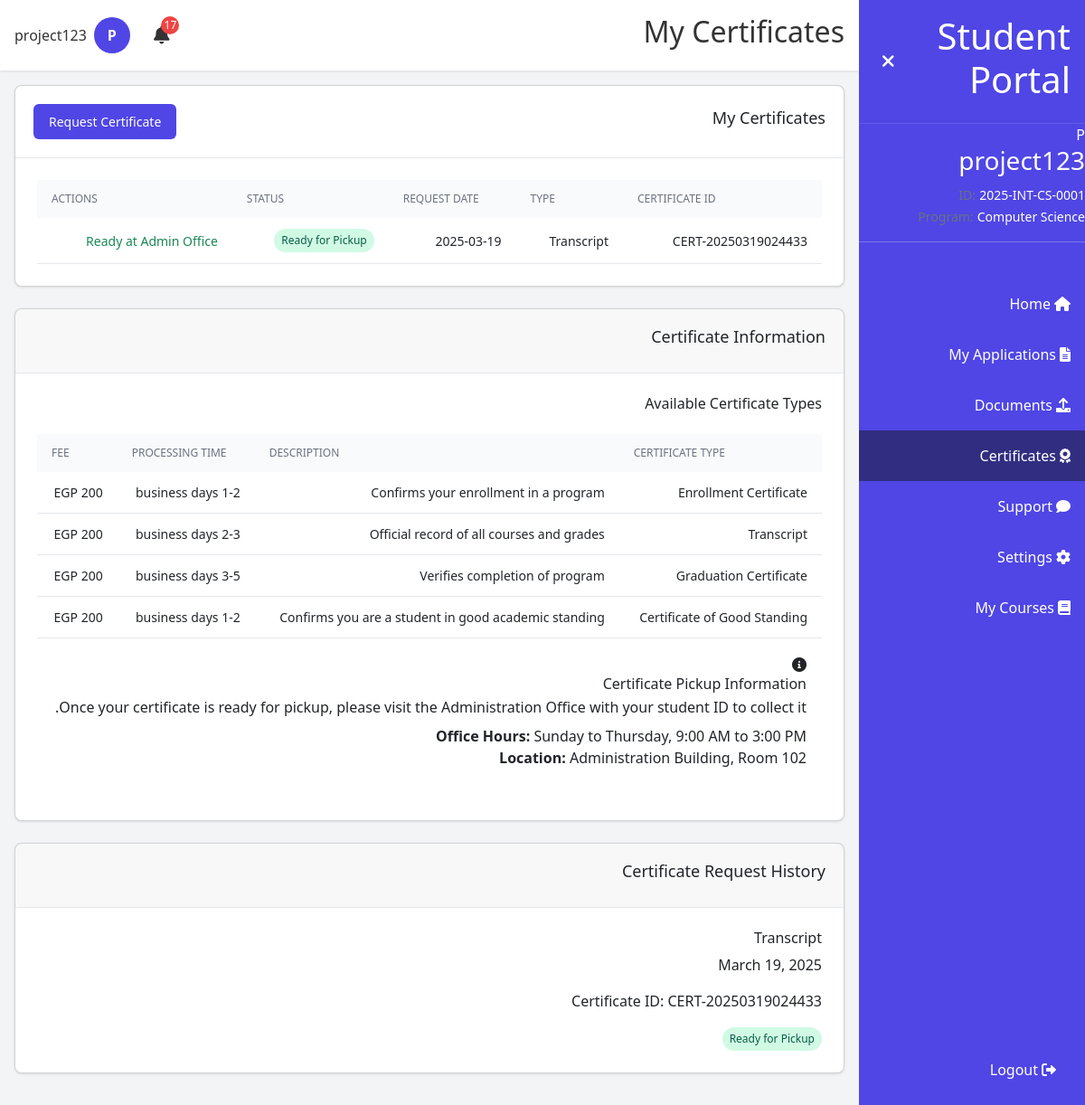
/student/certificates (signed in), run on the app's committed database.
### models.py (models this page shows, shortened)
class User(db.Model, UserMixin):
    __tablename__ = 'user'
    __table_args__ = {'extend_existing': True}
    id = db.Column(db.Integer, primary_key=True)
    email = db.Column(db.String(120), unique=True, nullable=False)
    password_hash = db.Column(db.String(128), nullable=False)
    full_name = db.Column(db.String(100), nullable=False)
    phone = db.Column(db.String(20), nullable=True)
    nationality = db.Column(db.String(50), nullable=True)
    education = db.Column(db.String(50), nullable=True)
    role = db.Column(db.String(20), default='student')
    created_at = db.Column(db.DateTime, default=datetime.utcnow)
    applications = db.relationship('Application', backref='user', lazy=True)
    documents = db.relationship('Document', backref='user', lazy=True)
    certificates = db.relationship('Certificate', backref='user', lazy=True)
    tickets = db.relationship('Ticket', backref='user', lazy=True)
    notifications = db.relationship('Notification', backref='user', lazy=True)
    def is_admin(self):
        return self.role == 'admin'

class StudentID(db.Model):
    __tablename__ = 'student_id'
    __table_args__ = {'extend_existing': True}
    id = db.Column(db.Integer, primary_key=True)
    student_id = db.Column(db.String(20), unique=True, nullable=False)
    application_id = db.Column(db.Integer, db.ForeignKey('application.id'), unique=True, nullable=False)
    application = db.relationship('Application', backref='student_id', lazy=True)
    created_at = db.Column(db.DateTime, default=datetime.utcnow)

class Application(db.Model):
    __tablename__ = 'application'
    __table_args__ = {'extend_existing': True}
    id = db.Column(db.Integer, primary_key=True)
    app_id = db.Column(db.String(20), unique=True, nullable=False)
    user_id = db.Column(db.Integer, db.ForeignKey('user.id'), nullable=False)
    program = db.Column(db.String(200), nullable=False)  # This stores the program name
    program_id = db.Column(db.Integer, db.ForeignKey('programs.id'), nullable=True)
    program_relation = db.relationship('Program', backref='applications', lazy=True)
    status = db.Column(db.String(50), default='Pending Review')
    payment_status = db.Column(db.String(20), default='Pending')
    date_submitted = db.Column(db.DateTime, default=datetime.utcnow)

class Certificate(db.Model):
    __tablename__ = 'certificates'
    __table_args__ = {'extend_existing': True}
    id = db.Column(db.Integer, primary_key=True)
    cert_id = db.Column(db.String(20), unique=True)
    user_id = db.Column(db.Integer, db.ForeignKey('user.id'), nullable=False)
    type = db.Column(db.String(100), nullable=False)
    purpose = db.Column(db.Text)
    copies = db.Column(db.Integer, default=1)
    status = db.Column(db.String(50), default='Pending')
    payment_status = db.Column(db.String(20), default='Pending')
    request_date = db.Column(db.DateTime, default=datetime.utcnow)

### run.py (the view)
@app.route('/student/certificates')
@login_required
def student_certificates():
    if current_user.is_admin():
        return redirect(url_for('admin_dashboard'))
    certificates = Certificate.query.filter_by(user_id=current_user.id).all()
    return render_template('student/certificates.html', certificates=certificates)

### run.py (called while the page is built, shortened)
@login_manager.user_loader
def load_user(user_id):
    return User.query.get(int(user_id))

@app.template_filter('initials')
def initials_filter(name):
    if not name:
        return "UN"
    parts = name.split()
    if len(parts) == 1:
        return parts[0][0].upper()
    else:
        return (parts[0][0] + parts[-1][0]).upper()

@app.template_filter('slice')
def slice_filter(iterable, start, end=None):
    if end is None:
        return iterable[start:]
    return iterable[start:end]

def calculate_gpa(user_id):
    try:
        enrollments = CourseEnrollment.query.filter_by(student_id=user_id).all()
        if not enrollments:
            return None
        total_gpa_points = 0
        total_credits = 0
        for enrollment in enrollments:
            if not enrollment.grade or enrollment.status != 'Completed':
                continue
        if total_credits == 0:
            return None
        return total_gpa_points / total_credits
    except Exception as e:
        print(f"Error calculating GPA: {str(e)}")
        return None

@app.context_processor
def inject_now():
    return {'now': datetime.utcnow()}

@app.context_processor
def utility_processor():
    return {
        'now': datetime.now()
    }

### templates/student/certificates.html (shortened to what this page needs)
{% extends "student_layout.html" %}
{% block page_title %}My Certificates{% endblock %}
{% block main_content %}
<div class="card">
    <div class="card-header-with-actions">
        <h3>My Certificates</h3>
        <a href="{{ url_for('student_request_certificate') }}" class="btn primary">Request Certificate</a>
    </div>
    <div class="card-body">
        {% if certificates %}
            <div class="table-container">
                <table class="full-width-table">
                    <thead>
                        <tr>
                            <th>Certificate ID</th>
                            <th>Type</th>
                            <th>Request Date</th>
                            <th>Status</th>
                            <th>Actions</th>
                        </tr>
                    </thead>
                    <tbody>
                        {% for certificate in certificates|sort(attribute='request_date', reverse=true) %}
                            <tr>
                                <td>{{ certificate.cert_id }}</td>
                                <td>{{ certificate.type }}</td>
                                <td>{{ certificate.request_date.strftime('%Y-%m-%d') }}</td>
                                <td>
                                    <span class="status-badge
                                        {% if certificate.status == 'Pending Payment' %}yellow
                                        {% elif certificate.status == 'Processing' %}blue
                                        {% elif certificate.status == 'Ready for Pickup' %}green
                                        {% endif %}">
                                        {{ certificate.status }}
                                    </span>
                                </td>
                                <td>
                                    {% if certificate.status == 'Pending Payment' %}
                                        <a href="{{ url_for('student_certificate_payment', cert_id=certificate.id) }}" class="btn primary btn-sm">
                                            Pay Fee
                                        </a>
                                    {% elif certificate.status == 'Processing' %}
                                        <span class="text-muted">In progress</span>
                                    {% elif certificate.status == 'Ready for Pickup' %}
                                        <span class="text-success">Ready at Admin Office</span>
                                    {% endif %}
                                </td>
                            </tr>
                        {% endfor %}
                    </tbody>
                </table>
            </div>
        {% else %}
            <div class="text-center py-10">
                <p class="text-muted mb-4">You haven't requested any certificates yet.</p>
                <a href="{{ url_for('student_request_certificate') }}" class="btn primary">Request Certificate</a>
            </div>
        {% endif %}
    </div>
</div>
<div class="card mt-6">
    <div class="card-header">
        <h3>Certificate Information</h3>
    </div>
    <div class="card-body">
        <h4 class="mb-4">Available Certificate Types</h4>
        <div class="table-container">
            <table class="full-width-table">
                <thead>
                    <tr>
                        <th>Certificate Type</th>
                        <th>Description</th>
                        <th>Processing Time</th>
                        <th>Fee</th>
                    </tr>
                </thead>
                <tbody>
                    <tr>
                        <td>Enrollment Certificate</td>
                        <td>Confirms your enrollment in a program</td>
                        <td>1-2 business days</td>
                        <td>200 EGP</td>
                    </tr>
                    <tr>
                        <td>Transcript</td>
                        <td>Official record of all courses and grades</td>
                        <td>2-3 business days</td>
                        <td>200 EGP</td>
                    </tr>
                    <tr>
                        <td>Graduation Certificate</td>
                        <td>Verifies completion of program</td>
                        <td>3-5 business days</td>
                        <td>200 EGP</td>
                    </tr>
                    <tr>
                        <td>Certificate of Good Standing</td>
                        <td>Confirms you are a student in good academic standing</td>
                        <td>1-2 business days</td>
                        <td>200 EGP</td>
                    </tr>
                </tbody>
            </table>
        </div>
        <div class="alert info mt-6">
            <i class="fas fa-info-circle"></i>
            <div>
                <h4>Certificate Pickup Information</h4>
                <p>Once your certificate is ready for pickup, please visit the Administration Office with your student ID to collect it.</p>
                <p class="mt-2"><strong>Office Hours:</strong> Sunday to Thursday, 9:00 AM to 3:00 PM</p>
                <p><strong>Location:</strong> Administration Building, Room 102</p>
            </div>
        </div>
    </div>
</div>
{% if certificates %}
<div class="card mt-6">
    <div class="card-header">
        <h3>Certificate Request History</h3>
    </div>
    <div class="card-body">
        <div class="timeline">
            {% for certificate in certificates|sort(attribute='request_date', reverse=true)|slice(0, 5) %}
                <div class="timeline-item">
                    <div class="timeline-content">
                        <h4 class="timeline-title">{{ certificate.type }}</h4>
                        <p class="timeline-date">{{ certificate.request_date.strftime('%B %d, %Y') }}</p>
                        <p>Certificate ID: {{ certificate.cert_id }}</p>
                        <span class="status-badge
                            {% if certificate.status == 'Pending Payment' %}yellow
                            {% elif certificate.status == 'Processing' %}blue
                            {% elif certificate.status == 'Ready for Pickup' %}green
                            {% endif %}">
                            {{ certificate.status }}
                        </span>
                    </div>
                </div>
            {% endfor %}
        </div>
    </div>
</div>
{% endif %}
{% endblock %}

### templates/student_layout.html (shortened to what this page needs)
{% extends "base.html" %}
{% block content %}
<div class="dashboard-container">
    <div id="sidebar" class="sidebar">
        <div class="sidebar-header">
            <h1 id="sidebar-title">Student Portal</h1>
            <button id="toggle-sidebar" class="btn-icon">
                <i class="fas fa-times"></i>
            </button>
        </div>
        {% if student_id %}
        <div class="sidebar-profile">
            <div class="sidebar-avatar">
                {{ current_user.full_name|initials }}
            </div>
            <h3 class="sidebar-name">{{ current_user.full_name }}</h3>
            <div class="sidebar-info">
                <div class="info-item">
                    <span class="info-label">ID:</span>
                    <span class="info-value">{{ student_id }}</span>
                </div>
                <div class="info-item">
                    <span class="info-label">Program:</span>
                    <span class="info-value small">{{ program }}</span>
                </div>
            </div>
        </div>
        <hr class="sidebar-divider">
        {% endif %}
        <nav class="sidebar-nav">
            <a href="{{ url_for('student_dashboard') }}" class="nav-item {% if request.endpoint == 'student_dashboard' %}active{% endif %}">
                <i class="fas fa-home"></i>
                <span class="nav-text">Home</span>
            </a>
            <a href="{{ url_for('student_applications') }}" class="nav-item {% if request.endpoint == 'student_applications' or request.endpoint == 'student_new_application' %}active{% endif %}">
                <i class="fas fa-file-alt"></i>
                <span class="nav-text">My Applications</span>
            </a>
            <a href="{{ url_for('student_documents') }}" class="nav-item {% if request.endpoint == 'student_documents' or request.endpoint == 'student_upload_document' %}active{% endif %}">
                <i class="fas fa-upload"></i>
                <span class="nav-text">Documents</span>
            </a>
            <a href="{{ url_for('student_certificates') }}" class="nav-item {% if request.endpoint == 'student_certificates' or request.endpoint == 'student_request_certificate' %}active{% endif %}">
                <i class="fas fa-award"></i>
                <span class="nav-text">Certificates</span>
            </a>
            <a href="{{ url_for('student_support') }}" class="nav-item {% if request.endpoint == 'student_support' or request.endpoint == 'student_new_ticket' or request.endpoint == 'student_ticket_detail' %}active{% endif %}">
                <i class="fas fa-comment"></i>
                <span class="nav-text">Support</span>
            </a>
            <a href="{{ url_for('student_settings') }}" class="nav-item {% if request.endpoint == 'student_settings' %}active{% endif %}">
                <i class="fas fa-cog"></i>
                <span class="nav-text">Settings</span>
            </a>
            <a href="{{ url_for('student_courses') }}" class="nav-item {% if request.endpoint == 'student_courses' %}active{% endif %}">
                <i class="fas fa-book"></i>
                <span class="nav-text">My Courses</span>
            </a>
        </nav>
        <div class="logout-container">
            <a href="{{ url_for('logout') }}" class="nav-item">
                <i class="fas fa-sign-out-alt"></i>
                <span class="nav-text">Logout</span>
            </a>
        </div>
    </div>
    <div class="main-content">
        <header class="header">
            <div class="header-content">
                <h2 id="page-title">{% block page_title %}Dashboard{% endblock %}</h2>
                <div class="header-actions">
                    <div class="notification-container">
                        <button id="notification-btn" class="btn-icon">
                            <i class="fas fa-bell"></i>
                            {% set unread_notifications = current_user.notifications|selectattr('read', 'equalto', false)|list %}
                            {% if unread_notifications %}
                                <span id="notification-badge" class="notification-badge">{{ unread_notifications|length }}</span>
                            {% endif %}
                        </button>
                    </div>
                    <div class="user-container">
                        <div class="avatar">
                            {{ current_user.full_name|initials }}
                        </div>
                        <span id="user-name" class="user-name">{{ current_user.full_name }}</span>
                    </div>
                </div>
            </div>
        </header>
        <main class="content">
            {% block main_content %}{% endblock %}
        </main>
    </div>
</div>
{% endblock %}

### data on the page
User: full_name|initials "P", full_name "project123"
StudentID: student "2025-INT-CS-0001"
Application: program "Computer Science"
Certificate: cert_id "CERT-20250319024433", type "Transcript", request_date "2025-03-19", status "Ready for Pickup", shows "Ready at Admin Office", request_date "March 19, 2025"

### other printed values
{{ unread_notifications|length }} "17"
